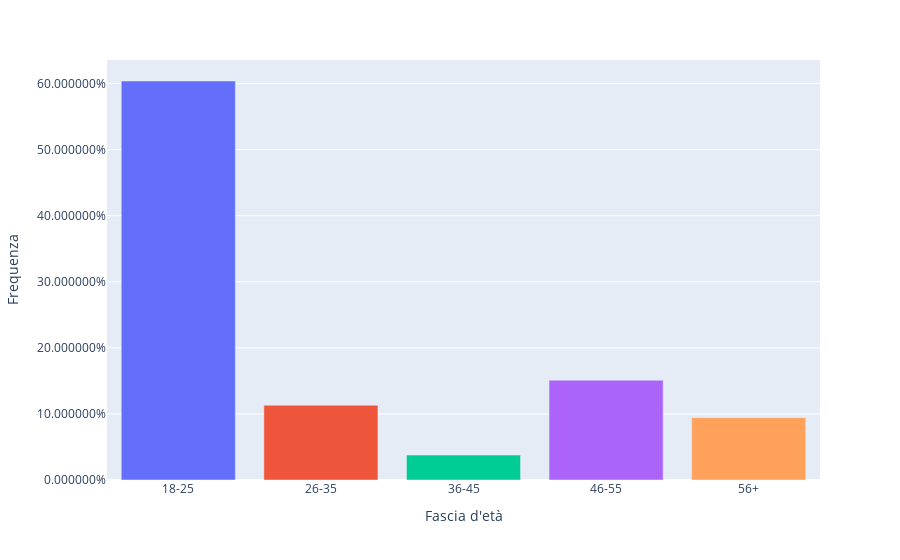

The cell this chart's notebook holds for it:
### Code cell
# Barplot for ages instead of histogram, if needed at all
df_age2 = get_freq(df, "Età")
df_age2 = to_relative_freq(df_age2)

df_age2 = df_age2.reindex([0,1,2,3,4])

bar_age = px.bar(df_age2, x='Età', y='f', color='Età', labels={'Età': 'Fascia d\'età','f': 'Frequenza'})

bar_age.update_layout(
    showlegend=False,
    yaxis_tickformat = '%'
)

bar_age.show()
save_plot(bar_age, 'bar_age')

### Figure 1 — Plotly figure (JSON) as saved in the notebook; plotly's stock layout.template omitted (floating-point values rounded to 4 significant figures)
{"data": [{"alignmentgroup": "True", "hovertemplate": "Fascia d'età=%{x}<br>Frequenza=%{y}<extra></extra>", "legendgroup": "18-25", "marker": {"color": "#636efa"}, "name": "18-25", "offsetgroup": "18-25", "orientation": "v", "showlegend": true, "textposition": "auto", "type": "bar", "x": ["18-25"], "xaxis": "x", "y": [0.6038], "yaxis": "y"}, {"alignmentgroup": "True", "hovertemplate": "Fascia d'età=%{x}<br>Frequenza=%{y}<extra></extra>", "legendgroup": "26-35", "marker": {"color": "#EF553B"}, "name": "26-35", "offsetgroup": "26-35", "orientation": "v", "showlegend": true, "textposition": "auto", "type": "bar", "x": ["26-35"], "xaxis": "x", "y": [0.1132], "yaxis": "y"}, {"alignmentgroup": "True", "hovertemplate": "Fascia d'età=%{x}<br>Frequenza=%{y}<extra></extra>", "legendgroup": "36-45", "marker": {"color": "#00cc96"}, "name": "36-45", "offsetgroup": "36-45", "orientation": "v", "showlegend": true, "textposition": "auto", "type": "bar", "x": ["36-45"], "xaxis": "x", "y": [0.03774], "yaxis": "y"}, {"alignmentgroup": "True", "hovertemplate": "Fascia d'età=%{x}<br>Frequenza=%{y}<extra></extra>", "legendgroup": "46-55", "marker": {"color": "#ab63fa"}, "name": "46-55", "offsetgroup": "46-55", "orientation": "v", "showlegend": true, "textposition": "auto", "type": "bar", "x": ["46-55"], "xaxis": "x", "y": [0.1509], "yaxis": "y"}, {"alignmentgroup": "True", "hovertemplate": "Fascia d'età=%{x}<br>Frequenza=%{y}<extra></extra>", "legendgroup": "56+", "marker": {"color": "#FFA15A"}, "name": "56+", "offsetgroup": "56+", "orientation": "v", "showlegend": true, "textposition": "auto", "type": "bar", "x": ["56+"], "xaxis": "x", "y": [0.09434], "yaxis": "y"}], "layout": {"barmode": "relative", "legend": {"title": {"text": "Fascia d'età"}, "tracegroupgap": 0}, "margin": {"t": 60}, "showlegend": false, "xaxis": {"anchor": "y", "categoryarray": ["18-25", "26-35", "36-45", "46-55", "56+"], "categoryorder": "array", "domain": [0, 1], "title": {"text": "Fascia d'età"}}, "yaxis": {"anchor": "x", "domain": [0, 1], "tickformat": "%", "title": {"text": "Frequenza"}}}}
